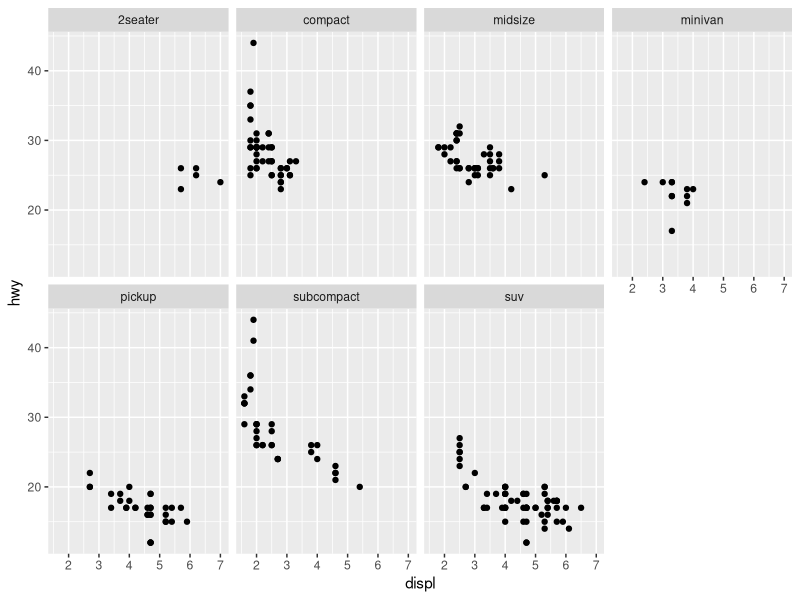
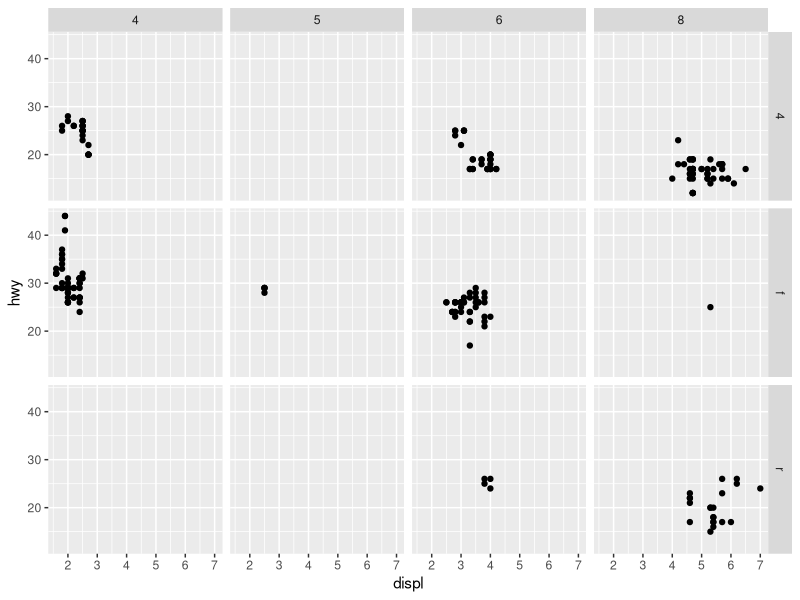
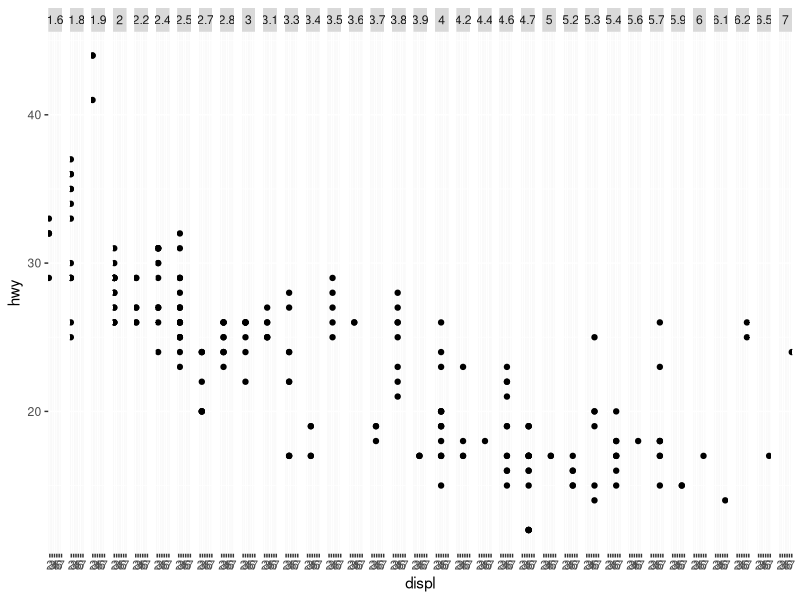
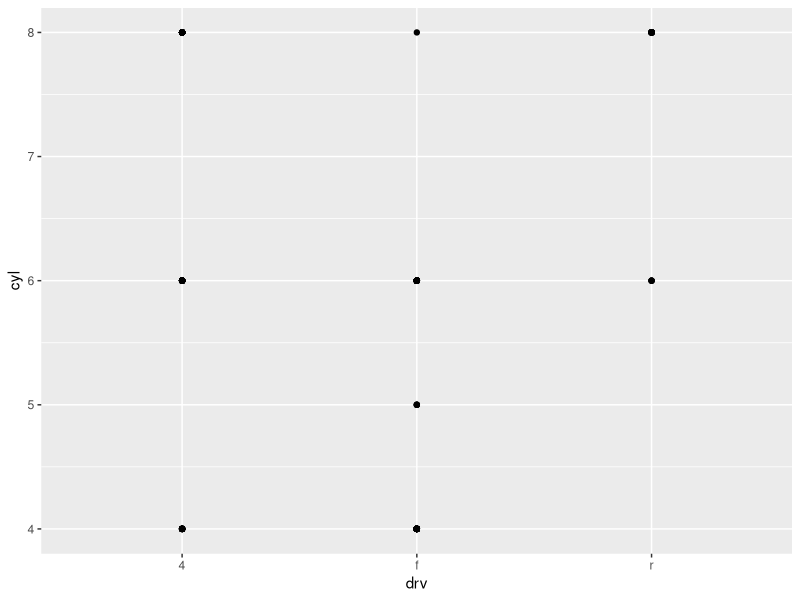
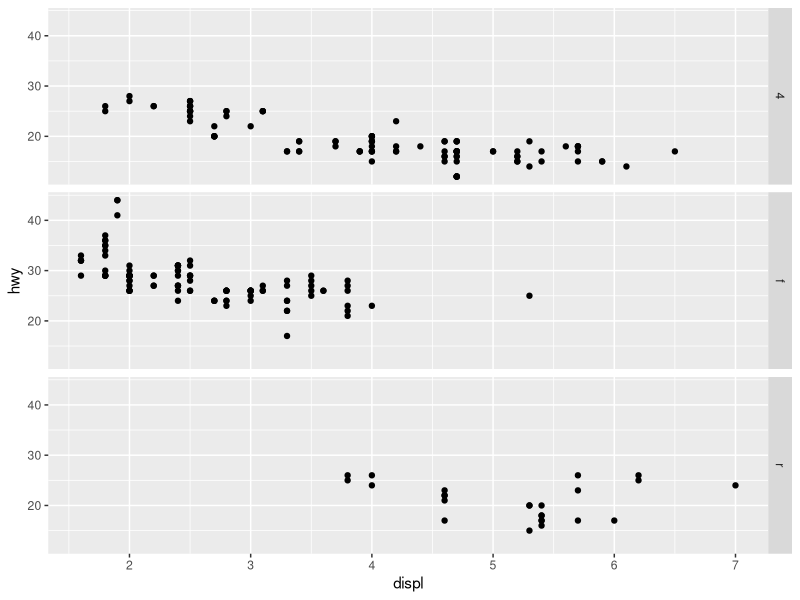
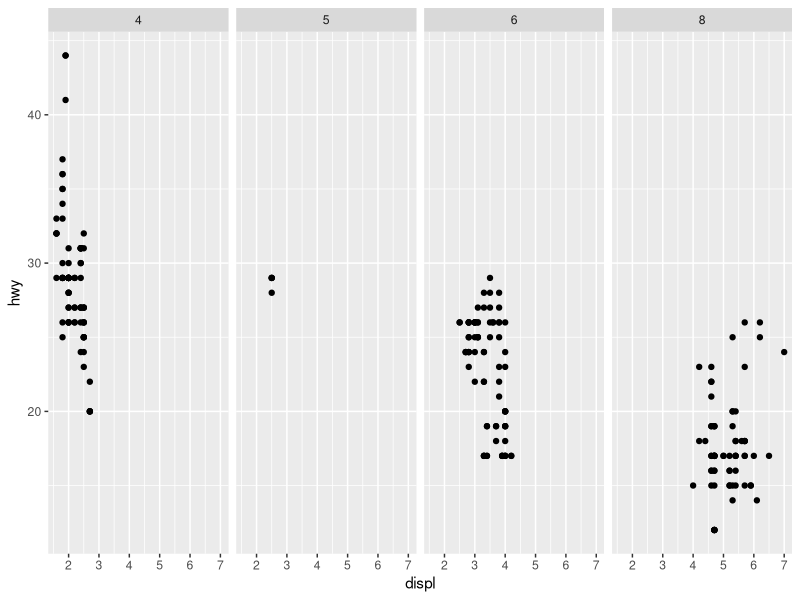
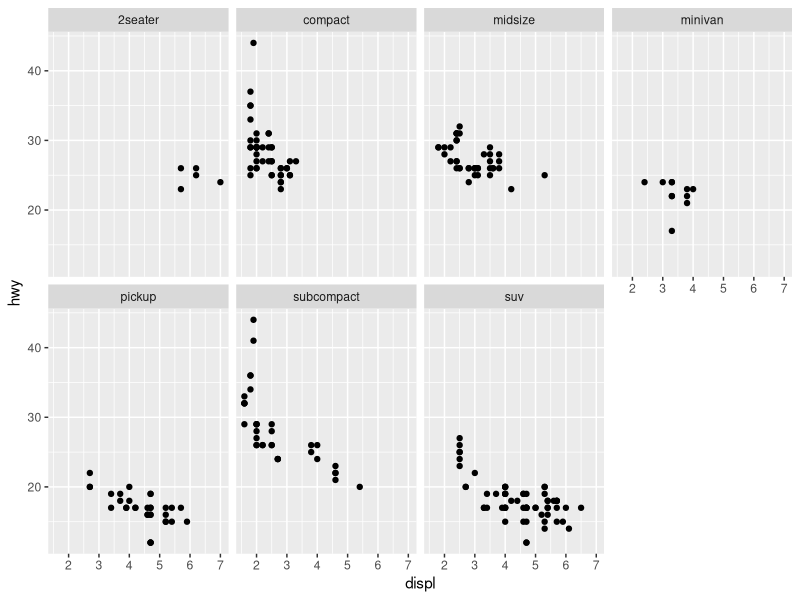

Write the R code that produced these figures, in order.
# Facets
library(ggplot2)

# Create mini plots with facet_wrap()
ggplot(data = mpg) + 
  geom_point(mapping = aes(x = displ, y = hwy)) + 
  #facet_wrap requires a formula
  facet_wrap(~ class, nrow = 2)

#Make a pair plot with facet_grid()
ggplot(data = mpg) + 
  geom_point(mapping = aes(x = displ, y = hwy)) + 
  facet_grid(drv ~ cyl)

# To use facet_grid with one variable, replace the other with .
ggplot(data = mpg) + 
  geom_point(mapping = aes(x = displ, y = hwy)) + 
  facet_grid(. ~ displ)

# 3.5.1 Exercises
# What happens if you facet on a continuous variable?
    # you get a uselessnumber of tiny plots
# What do the empty cells in plot with facet_grid(drv ~ cyl) mean? 
# How do they relate to this plot?
ggplot(data = mpg) +
  geom_point(mapping = aes(x = drv, y = cyl))
    #   there are no data points with that combination of facet values

  
# What plots does the following code make? What does . do?
  ggplot(data = mpg) +
  geom_point(mapping = aes(x = displ, y = hwy)) +
  facet_grid(drv ~ .)
    # split the plot by drv, the . represents no cols on the facet grid 

ggplot(data = mpg) +
  geom_point(mapping = aes(x = displ, y = hwy)) +
  facet_grid(. ~ cyl)
    # split the. plot by cyl; no rows on the facet grid

# Take the first faceted plot in this section:
  ggplot(data = mpg) +
  geom_point(mapping = aes(x = displ, y = hwy)) +
  facet_wrap(~ class, nrow = 2)
# What are the advantages to using faceting instead of the colour aesthetic? 
# What are the disadvantages? 
# How might the balance change if you had a larger dataset?
    #faceting splits out the data so it's not all in a clump
    # it makes it harder to consider the shape of the data as a whole
    # a larger dataset might make it harder to distinguish between colours
  
#   Read ?facet_wrap. What does nrow do? What does ncol do? 
    # these control the layout of the facets
  ?facet_wrap
# What other options control the layout of the individual panels? 
    # scales, shrink, labeller, switch, dir, axes, axis.labels
  
# Why doesn’t facet_grid() have nrow and ncol arguments?
#   the layout is controled by the number of values in each variable
  
# When using facet_grid() you should usually put the variable with more 
# unique levels in the columns. Why?
  # it is easier to read multiple columns than rows? Really depends on display size imo
  